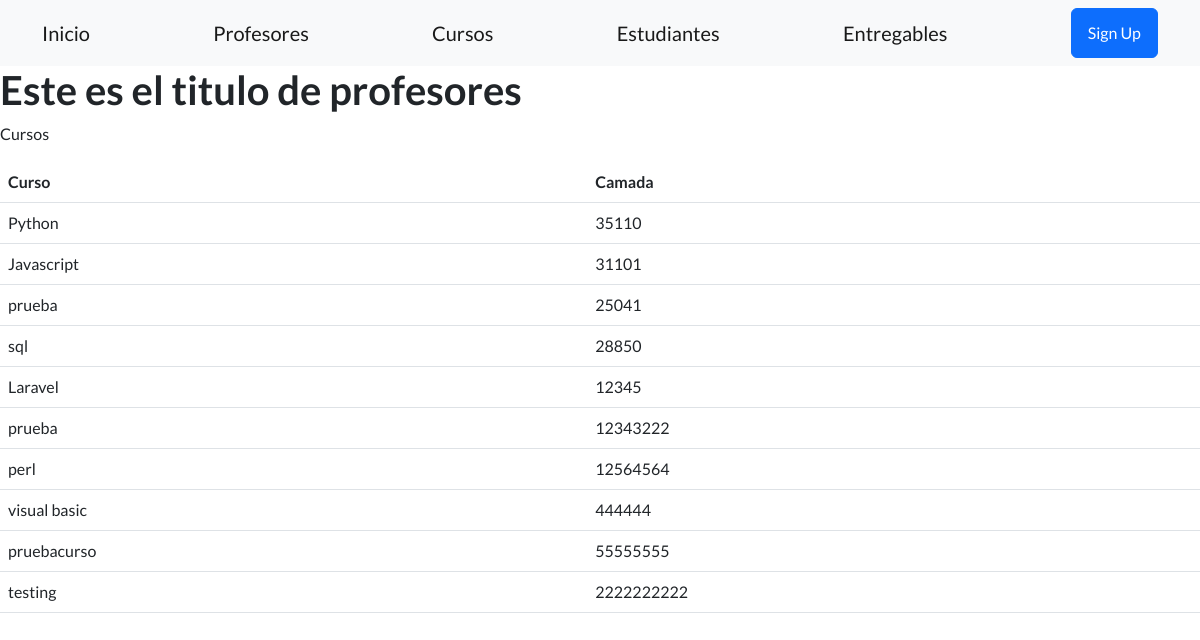
/app-coder/cursos, run on the app's committed database.
### AppCoder/models.py (models this page shows)
class Curso(models.Model):
    nombre = models.CharField(max_length=50)
    camada = models.IntegerField()

### AppCoder/views.py (the view)
# urls.py: path('cursos', views.cursos, name="Cursos"),
def cursos(request):
    if request.method == 'POST':
        miFormulario = CursoFormulario(request.POST)
        print(miFormulario)
        if miFormulario.is_valid:
            informacion = miFormulario.cleaned_data
            curso = Curso( nombre = informacion['curso'], camada = informacion['camada'])
            curso.save()
            return render(request, 'inicio.html')
    else:
        miFormulario = CursoFormulario()
    lista = Curso.objects.all()
    return render(request, "cursos.html", {"miFormulario": miFormulario, "lista_cursos": lista})

### AppCoder/templates/cursos.html
{% extends "padre.html" %}
    {% load static %}
    {% block contenidoQueCambia %}
    <h1> Este es el titulo de profesores</h1>
    <p> Cursos</p>
    <table class="table">
        <tr><th>Curso</th><th>Camada</th></tr>
            {% for curso in lista_cursos %}
            <tr>
                <td>{{curso.nombre}}</td>
                <td>{{curso.camada}}</td>
            </tr>
            {% endfor %}
        </table>
    {% endblock %}

### data on the page
Curso: nombre "Python", camada "35110"
Curso: nombre "Javascript", camada "31101"
Curso: nombre "prueba", camada "25041"
Curso: nombre "sql", camada "28850"
Curso: nombre "Laravel", camada "12345"
Curso: nombre "prueba", camada "12343222"
Curso: nombre "perl", camada "12564564"
Curso: nombre "visual basic", camada "444444"
Curso: nombre "pruebacurso", camada "55555555"
Curso: nombre "testing", camada "2222222222"
